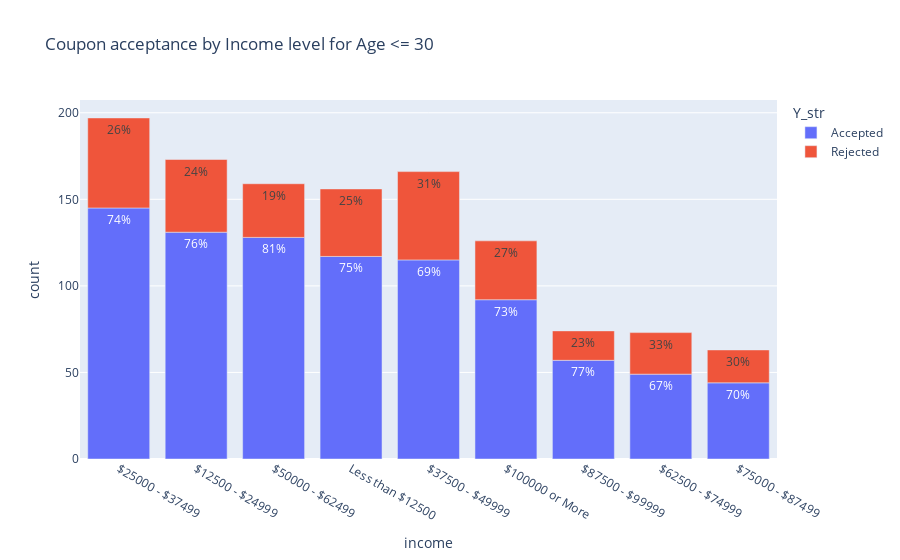

The notebook cell saved with this chart:
### Markdown cell above
#### 3. Let's check the rate of acceptance when drivers are relatively young (age 30 and below) for all income brackets

### Code cell
# age_num: 20, 21, 26, 31, 36, 41, 46, 51, 
# income_num: 12499, 12500, 25000, 37500, 50000, 62500, 75000, 87500, 100000, 
# Y_str: Accepted, Rejected,

age_lte_30 = 'age_num <= 30'

fig3_df = ff_coupons.query(age_lte_30).groupby(['income', 'Y_str'])[['Y']].count().rename(columns= {'Y': 'count'})

# We will create %val colunm for annotation
fig3_df['percent_val'] =  ((fig3_df / fig3_df.groupby(['income'])[['count']].sum()) * 100).round(0).astype(int).astype(str) + '%'

# Reset index 
fig3_df = fig3_df.reset_index().sort_values(by='count', ascending=False)

fig3 = px.bar(fig3_df, x="income", y="count", color="Y_str", 
             text="percent_val", title="Coupon acceptance by Income level for Age <= 30")

fig3.show()

### Figure 1 — Plotly figure (JSON) as saved in the notebook; plotly's stock layout.template omitted (floating-point values rounded to 4 significant figures)
{"data": [{"alignmentgroup": "True", "hovertemplate": "Y_str=Accepted<br>income=%{x}<br>count=%{y}<br>percent_val=%{text}<extra></extra>", "legendgroup": "Accepted", "marker": {"color": "#636efa", "pattern": {"shape": ""}}, "name": "Accepted", "offsetgroup": "Accepted", "orientation": "v", "showlegend": true, "text": ["74%", "76%", "81%", "75%", "69%", "73%", "77%", "67%", "70%"], "textposition": "auto", "type": "bar", "x": ["$25000 - $37499", "$12500 - $24999", "$50000 - $62499", "Less than $12500", "$37500 - $49999", "$100000 or More", "$87500 - $99999", "$62500 - $74999", "$75000 - $87499"], "xaxis": "x", "y": [145, 131, 128, 117, 115, 92, 57, 49, 44], "yaxis": "y"}, {"alignmentgroup": "True", "hovertemplate": "Y_str=Rejected<br>income=%{x}<br>count=%{y}<br>percent_val=%{text}<extra></extra>", "legendgroup": "Rejected", "marker": {"color": "#EF553B", "pattern": {"shape": ""}}, "name": "Rejected", "offsetgroup": "Rejected", "orientation": "v", "showlegend": true, "text": ["26%", "31%", "24%", "25%", "27%", "19%", "33%", "30%", "23%"], "textposition": "auto", "type": "bar", "x": ["$25000 - $37499", "$37500 - $49999", "$12500 - $24999", "Less than $12500", "$100000 or More", "$50000 - $62499", "$62500 - $74999", "$75000 - $87499", "$87500 - $99999"], "xaxis": "x", "y": [52, 51, 42, 39, 34, 31, 24, 19, 17], "yaxis": "y"}], "layout": {"barmode": "relative", "legend": {"title": {"text": "Y_str"}, "tracegroupgap": 0}, "title": {"text": "Coupon acceptance by Income level for Age <= 30"}, "xaxis": {"anchor": "y", "domain": [0, 1], "title": {"text": "income"}}, "yaxis": {"anchor": "x", "domain": [0, 1], "title": {"text": "count"}}}}
